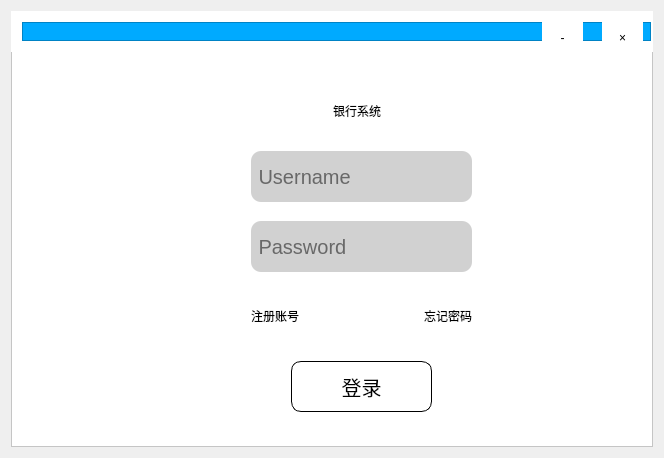
<?xml version="1.0" encoding="UTF-8"?>
<ui version="4.0">
 <class>Signin</class>
 <widget class="QWidget" name="Signin">
  <property name="windowModality">
   <enum>Qt::WindowModal</enum>
  </property>
  <property name="geometry">
   <rect>
    <x>0</x>
    <y>0</y>
    <width>664</width>
    <height>458</height>
   </rect>
  </property>
  <property name="windowTitle">
   <string>ATM</string>
  </property>
  <property name="styleSheet">
   <string notr="true"/>
  </property>
  <layout class="QGridLayout" name="gridLayout_2">
   <item row="0" column="1">
    <widget class="QFrame" name="frame">
     <property name="styleSheet">
      <string notr="true">background-color: rgb(255, 255, 255);
</string>
     </property>
     <property name="frameShape">
      <enum>QFrame::StyledPanel</enum>
     </property>
     <property name="frameShadow">
      <enum>QFrame::Raised</enum>
     </property>
     <widget class="QWidget" name="verticalLayoutWidget">
      <property name="geometry">
       <rect>
        <x>0</x>
        <y>0</y>
        <width>651</width>
        <height>41</height>
       </rect>
      </property>
      <layout class="QVBoxLayout" name="verticalLayout">
       <item>
        <widget class="QFrame" name="frame_2">
         <property name="styleSheet">
          <string notr="true">background-color: rgb(0, 170, 255);</string>
         </property>
         <property name="frameShape">
          <enum>QFrame::StyledPanel</enum>
         </property>
         <property name="frameShadow">
          <enum>QFrame::Raised</enum>
         </property>
         <widget class="QToolButton" name="mini">
          <property name="geometry">
           <rect>
            <x>520</x>
            <y>0</y>
            <width>41</width>
            <height>31</height>
           </rect>
          </property>
          <property name="styleSheet">
           <string notr="true">background-color: rgb(255, 255, 255);
border:none;</string>
          </property>
          <property name="text">
           <string>-</string>
          </property>
         </widget>
         <widget class="QToolButton" name="close">
          <property name="geometry">
           <rect>
            <x>580</x>
            <y>0</y>
            <width>41</width>
            <height>31</height>
           </rect>
          </property>
          <property name="styleSheet">
           <string notr="true">background-color: rgb(255, 255, 255);
border:none;</string>
          </property>
          <property name="text">
           <string>×</string>
          </property>
         </widget>
        </widget>
       </item>
      </layout>
     </widget>
     <widget class="QLineEdit" name="username">
      <property name="geometry">
       <rect>
        <x>240</x>
        <y>140</y>
        <width>221</width>
        <height>51</height>
       </rect>
      </property>
      <property name="styleSheet">
       <string notr="true">border-radius:10px;
font-size:16px;
background-color: rgb(209, 209, 209);
font: 20px;</string>
      </property>
      <property name="text">
       <string/>
      </property>
      <property name="placeholderText">
       <string> Username</string>
      </property>
     </widget>
     <widget class="QLineEdit" name="password">
      <property name="geometry">
       <rect>
        <x>240</x>
        <y>210</y>
        <width>221</width>
        <height>51</height>
       </rect>
      </property>
      <property name="styleSheet">
       <string notr="true">border-radius:10px;
font-size:16px;
background-color: rgb(209, 209, 209);
font: 20px;</string>
      </property>
      <property name="text">
       <string/>
      </property>
      <property name="echoMode">
       <enum>QLineEdit::Password</enum>
      </property>
      <property name="placeholderText">
       <string> Password</string>
      </property>
     </widget>
     <widget class="QPushButton" name="signin">
      <property name="geometry">
       <rect>
        <x>280</x>
        <y>350</y>
        <width>141</width>
        <height>51</height>
       </rect>
      </property>
      <property name="styleSheet">
       <string notr="true">font: 20px;
border-radius:10px;
border:1px solid black;
</string>
      </property>
      <property name="text">
       <string>登录</string>
      </property>
      <property name="checkable">
       <bool>false</bool>
      </property>
      <property name="checked">
       <bool>false</bool>
      </property>
     </widget>
     <widget class="QWidget" name="gridLayoutWidget">
      <property name="geometry">
       <rect>
        <x>110</x>
        <y>280</y>
        <width>481</width>
        <height>51</height>
       </rect>
      </property>
      <layout class="QGridLayout" name="gridLayout">
       <item row="2" column="1">
        <widget class="QPushButton" name="zhucexx">
         <property name="styleSheet">
          <string notr="true">border:none;
font: 9pt &quot;黑体&quot;;</string>
         </property>
         <property name="text">
          <string>注册账号</string>
         </property>
        </widget>
       </item>
       <item row="2" column="5">
        <spacer name="horizontalSpacer">
         <property name="orientation">
          <enum>Qt::Horizontal</enum>
         </property>
         <property name="sizeHint" stdset="0">
          <size>
           <width>40</width>
           <height>20</height>
          </size>
         </property>
        </spacer>
       </item>
       <item row="2" column="0">
        <spacer name="horizontalSpacer_3">
         <property name="orientation">
          <enum>Qt::Horizontal</enum>
         </property>
         <property name="sizeHint" stdset="0">
          <size>
           <width>40</width>
           <height>20</height>
          </size>
         </property>
        </spacer>
       </item>
       <item row="2" column="3">
        <spacer name="horizontalSpacer_2">
         <property name="orientation">
          <enum>Qt::Horizontal</enum>
         </property>
         <property name="sizeHint" stdset="0">
          <size>
           <width>40</width>
           <height>20</height>
          </size>
         </property>
        </spacer>
       </item>
       <item row="2" column="4">
        <widget class="QPushButton" name="wanji">
         <property name="styleSheet">
          <string notr="true">border:none;
font: 9pt &quot;黑体&quot;;</string>
         </property>
         <property name="text">
          <string>忘记密码</string>
         </property>
        </widget>
       </item>
      </layout>
     </widget>
     <widget class="QWidget" name="horizontalLayoutWidget">
      <property name="geometry">
       <rect>
        <x>240</x>
        <y>60</y>
        <width>211</width>
        <height>80</height>
       </rect>
      </property>
      <layout class="QHBoxLayout" name="horizontalLayout">
       <item>
        <spacer name="horizontalSpacer_5">
         <property name="orientation">
          <enum>Qt::Horizontal</enum>
         </property>
         <property name="sizeHint" stdset="0">
          <size>
           <width>40</width>
           <height>20</height>
          </size>
         </property>
        </spacer>
       </item>
       <item>
        <widget class="QLabel" name="label_3">
         <property name="styleSheet">
          <string notr="true">font: 87 26pt &quot;Arial Black&quot;;</string>
         </property>
         <property name="text">
          <string>银行系统</string>
         </property>
        </widget>
       </item>
       <item>
        <spacer name="horizontalSpacer_4">
         <property name="orientation">
          <enum>Qt::Horizontal</enum>
         </property>
         <property name="sizeHint" stdset="0">
          <size>
           <width>40</width>
           <height>20</height>
          </size>
         </property>
        </spacer>
       </item>
      </layout>
     </widget>
     <widget class="QPushButton" name="gly">
      <property name="geometry">
       <rect>
        <x>90</x>
        <y>80</y>
        <width>80</width>
        <height>80</height>
       </rect>
      </property>
      <property name="minimumSize">
       <size>
        <width>80</width>
        <height>80</height>
       </size>
      </property>
      <property name="maximumSize">
       <size>
        <width>80</width>
        <height>80</height>
       </size>
      </property>
      <property name="styleSheet">
       <string notr="true">border:none</string>
      </property>
      <property name="text">
       <string/>
      </property>
     </widget>
    </widget>
   </item>
  </layout>
 </widget>
 <layoutdefault spacing="6" margin="11"/>
 <resources/>
 <connections/>
</ui>
